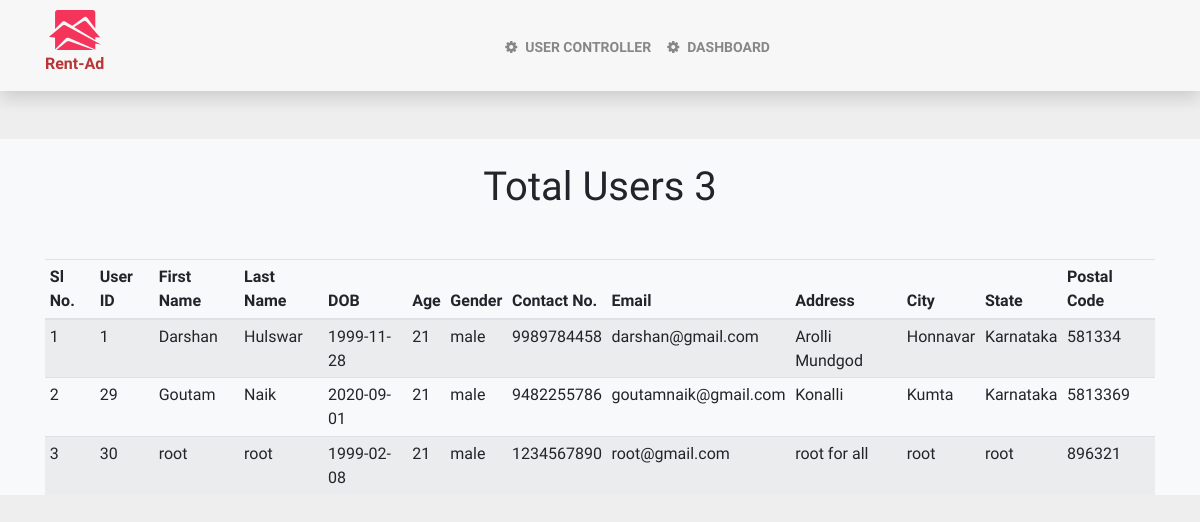
/admin/view-user.php (signed in), run on an earlier commit of the app's database.
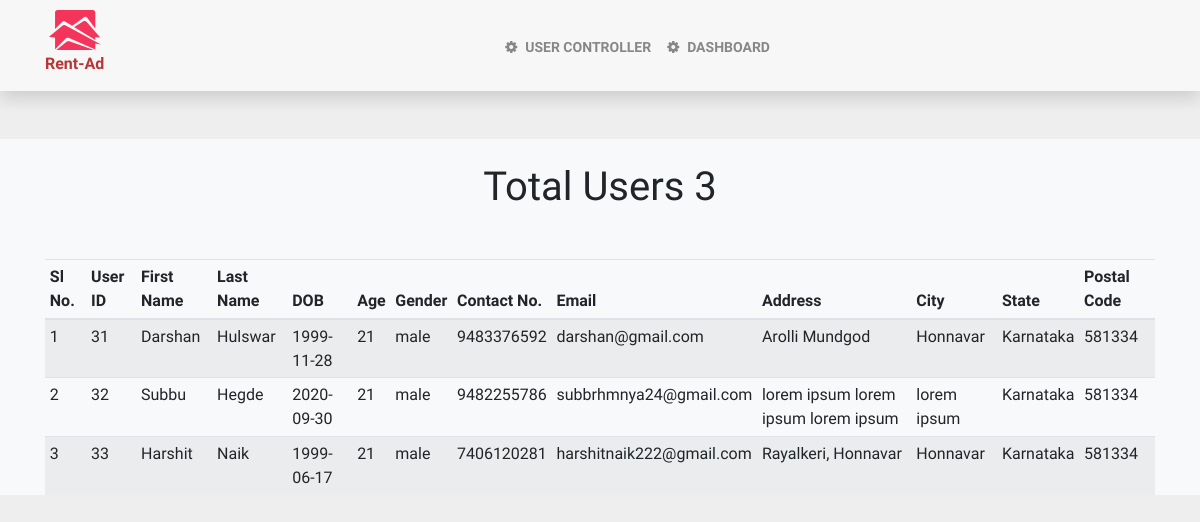
And on a later commit of the database.
### tables this page shows
CREATE TABLE IF NOT EXISTS `users` (
  `id` int(10) NOT NULL AUTO_INCREMENT COMMENT 'User Id',
  `firstname` varchar(30) NOT NULL COMMENT 'First name of the user',
  `lastname` varchar(30) NOT NULL COMMENT 'Last Name of the user',
  `dob` date NOT NULL COMMENT 'DOB',
  `age` varchar(3) NOT NULL COMMENT 'Age',
  `gender` varchar(12) NOT NULL COMMENT 'gender',
  `contactno` varchar(10) NOT NULL COMMENT 'Contact Number',
  `email` varchar(50) NOT NULL COMMENT 'User Email ID',
  `address` varchar(50) NOT NULL COMMENT 'Address',
  `city` varchar(30) NOT NULL,
  `state` varchar(30) NOT NULL,
  `postalcode` varchar(8) NOT NULL COMMENT 'Postal Code for Address',
  `password` varchar(50) NOT NULL COMMENT 'Password',
  PRIMARY KEY (`id`),
  UNIQUE KEY `email` (`email`),
  UNIQUE KEY `id` (`id`)
);

### admin/view-user.php (the view, shortened to what this page needs)
<?php
    include '../inc/dbconnection.inc.php';
    if(!isset($_SESSION['admin'])) {
        header('location: index.php?admin-must-logged-in');
    } else {
            $viewUserQuery = "SELECT * FROM `users`";
            $usersRawData = $conn->query($viewUserQuery);
            $usersFinalData = [];
            foreach($usersRawData as $singleUser) {
                $usersFinalData[] = $singleUser;
            }
    }
?>
<!DOCTYPE html>
<html lang="en">
<head>
    <?php include 'inc/links.inc.php'; ?>
</head>
<body>
    <nav
        class="navbar navbar-expand-md navbar-light bg-light sticky-top pt-1 pb-0 border border-bottom border-light shadow">
        <div class="container">
            <a href="<?php echo $_SERVER['PHP_SELF']; ?>" class="navbar-brand text-center">
                <img src="../assets/icons/favicon.png" alt="">
                <h6 class="navbar-brand-name py-1">Rent-Ad</h6>
            </a>
            <div class="collapse navbar-collapse" id="main-nav">
                <ul class="navbar-nav mx-auto">
                    <li class="nav-item  text-dark">
                        <a href="user-controller.php" class="nav-link"><i class="fa fa-cog mr-2"></i>User
                            Controller</a>
                    </li>
                    <li class="nav-item  text-dark">
                        <a href="dashboard.php" class="nav-link"><i class="fa fa-cog mr-2"></i>Dashboard</a>
                    </li>
                </ul>
            </div>
        </div>
    </nav>
    <section id="view-users-section" class="my-5 bg-light">
        <div class="container">
            <h1 class="h1 text-center pt-4">Total Users <?php echo  count($usersFinalData); ?></h1>
            <div class="table-responsive-md">
                <table class="table table-hover table-striped table-sm my-5">
                    <thead class="thead-primary">
                        <tr>
                            <th>Sl No.</th>
                            <th>User ID</th>
                            <th>First Name</th>
                            <th>Last Name</th>
                            <th>DOB</th>
                            <th>Age</th>
                            <th>Gender</th>
                            <th>Contact No.</th>
                            <th>Email</th>
                            <th>Address</th>
                            <th>City</th>
                            <th>State</th>
                            <th>Postal Code</th>
                        </tr>
                    </thead>
                    <tbody>
                        <?php $i = 1; foreach($usersFinalData as $singleUSer): ?>
                        <tr>
                            <td><?php echo $i++; ?></td>
                            <td><?php echo $singleUSer['id']; ?></td>
                            <td><?php echo $singleUSer['firstname']; ?></td>
                            <td><?php echo $singleUSer['lastname']; ?></td>
                            <td><?php echo $singleUSer['dob']; ?></td>
                            <td><?php echo $singleUSer['age']; ?></td>
                            <td><?php echo $singleUSer['gender']; ?></td>
                            <td><?php echo $singleUSer['contactno']; ?></td>
                            <td><?php echo $singleUSer['email']; ?></td>
                            <td><?php echo $singleUSer['address']; ?></td>
                            <td><?php echo $singleUSer['city']; ?></td>
                            <td><?php echo $singleUSer['state']; ?></td>
                            <td><?php echo $singleUSer['postalcode']; ?></td>
                        </tr>
                        <?php endforeach; ?>
                    </tbody>
                </table>
            </div>
        </div>
    </section>
</body>
</html>

What changed in the data, as far as the page shows it:
removed users: id "1", firstname "Darshan", lastname "Hulswar", dob "1999-11-28", age "21", gender "male", contactno "9989784458", email "darshan@gmail.com", address "Arolli Mundgod", city "Honnavar", state "Karnataka", postalcode "581334"
removed users: id "29", firstname "Goutam", lastname "Naik", dob "2020-09-01", age "21", gender "male", contactno "9482255786", email "goutamnaik@gmail.com", address "Konalli", city "Kumta", state "Karnataka", postalcode "5813369"
removed users: id "30", firstname "root", lastname "root", dob "1999-02-08", age "21", gender "male", contactno "1234567890", email "root@gmail.com", address "root for all", city "root", state "root", postalcode "896321"
added users: id "31", firstname "Darshan", lastname "Hulswar", dob "1999-11-28", age "21", gender "male", contactno "9483376592", email "darshan@gmail.com", address "Arolli Mundgod", city "Honnavar", state "Karnataka", postalcode "581334"
added users: id "32", firstname "Subbu", lastname "Hegde", dob "2020-09-30", age "21", gender "male", contactno "9482255786", email "subbrhmnya24@gmail.com", address "lorem ipsum lorem ipsum lorem ipsum", city "lorem ipsum", state "Karnataka", postalcode "581334"
added users: id "33", firstname "Harshit", lastname "Naik", dob "1999-06-17", age "21", gender "male", contactno "7406120281", email "harshitnaik222@gmail.com", address "Rayalkeri, Honnavar", city "Honnavar", state "Karnataka", postalcode "581334"
